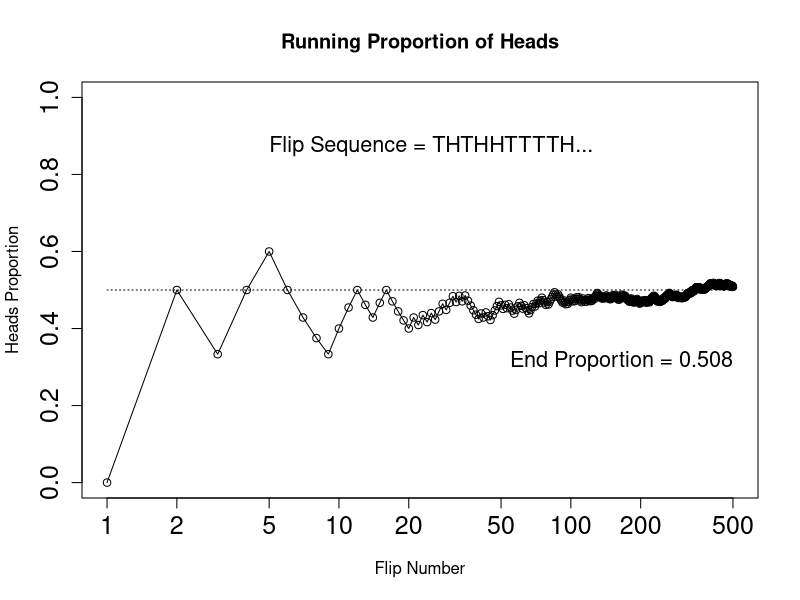

R code for this plot:
# generate 500 records of fair coin flips, 1 means head, 0 means tail
N <- 500
set.seed(410)
flipsequence <- sample(x=c(0,1), prob = c(0.5, 0.5), size = N, replace = TRUE)
summary(flipsequence)

# cumulated sum
r <- cumsum(flipsequence)
r

# running proportion = cumulated sum / cumulated count
n <- 1:N
running_prop <- r/n 
running_prop

# plot running propotions of heads
plot(n, running_prop, type = 'o', log = 'x',
     xlim = c(1,N), ylim = c(0.0, 1.0), cex.axis=1.5,
     xlab='Flip Number', ylab = 'Heads Proportion',
     main = 'Running Proportion of Heads')
lines(c(1,N), c(0.5, 0.5), lty=3)  # add horizontal line
## add text in the chart, by showing the first 10 coint flips results
flipletters = paste( c("T","H")[ flipsequence[ 1:10 ] + 1 ] , collapse="" )
displaystring = paste( "Flip Sequence = " , flipletters , "..." , sep="" )
text( 5 , .9 , displaystring , adj=c(0,1) , cex=1.3 )
## add text in the chart, by showing the last running proportion
text( N , .3 , paste("End Proportion =",running_prop[N]) , adj=c(1,0) , cex=1.3 )

# save the plot as an EPS file
path<- "/Users/hanhanwu/Desktop/R/"
setwd(path)
dev.copy2eps(file='running_proportion.eps')
